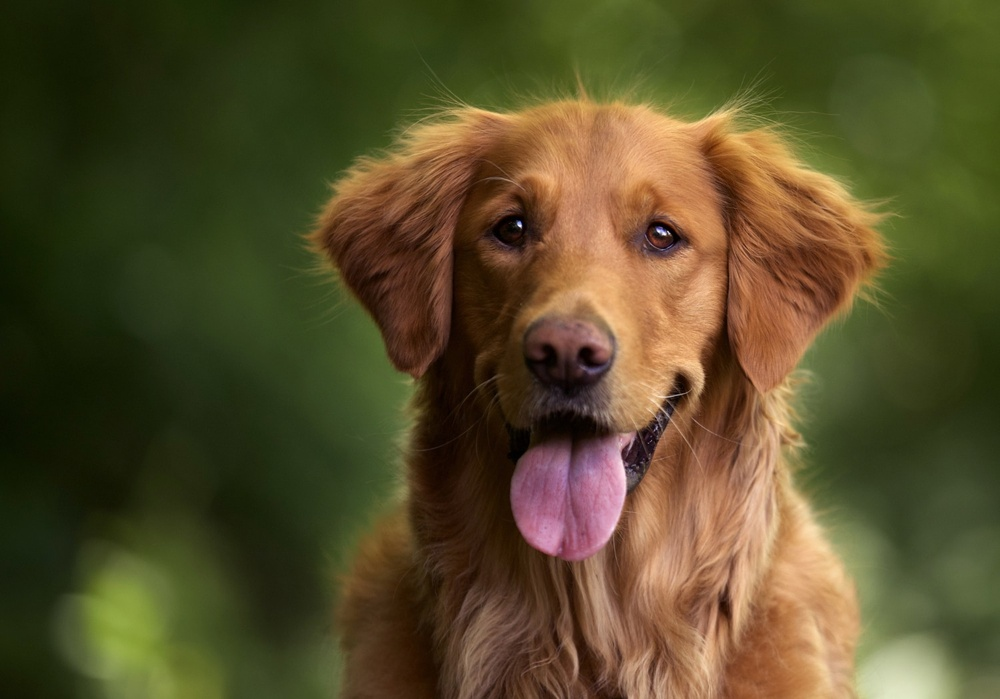
#> input picture dogphoto.jpg, 1000 x 699 px, shrunk from 1500 x 1048 before the run
$ python main.py
#> lines starting #> are read from the running program, lines starting #| are printed output that depends on the picture
### image_utils.py
from PIL import Image
import numpy as np
#import matplotlib.pyplot as plt
from scipy.signal import convolve2d

def load_image(path):
#> called with path = 'dogphoto.jpg'
   image = Image.open(path)
#> image is the input picture: PIL image 1000x699 RGB; mean R, G, B 86.3, 76.5, 41.5
 #  image=Image.open(dog_path)
   image=np.array(image)
   return image

# [9 lines left out: function edge_detection, not called in this run]

### main.py
from PIL import Image
from image_utils import load_image, edge_detection
import numpy as np
from skimage.filters import median
from skimage.morphology import ball

my_image = load_image('dogphoto.jpg')
image_gray_temp = np.mean(my_image, axis=2)
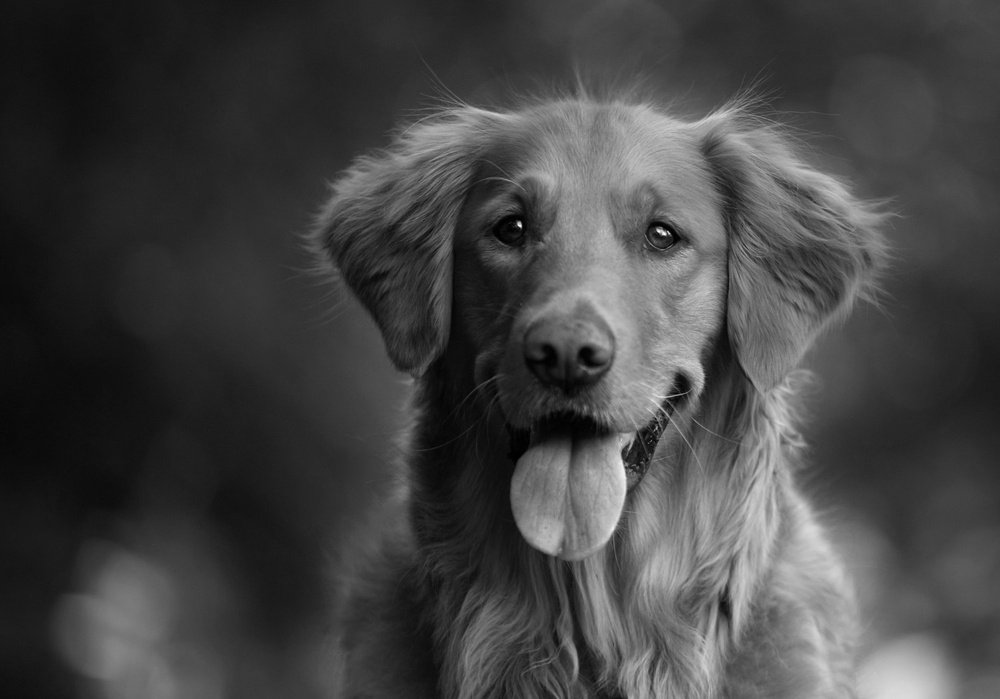
#> image_gray_temp: shape (699, 1000) float64; min 0, max 252.7, mean 68.1
#> (the run stopped early here; a loop or call above may not have finished)
